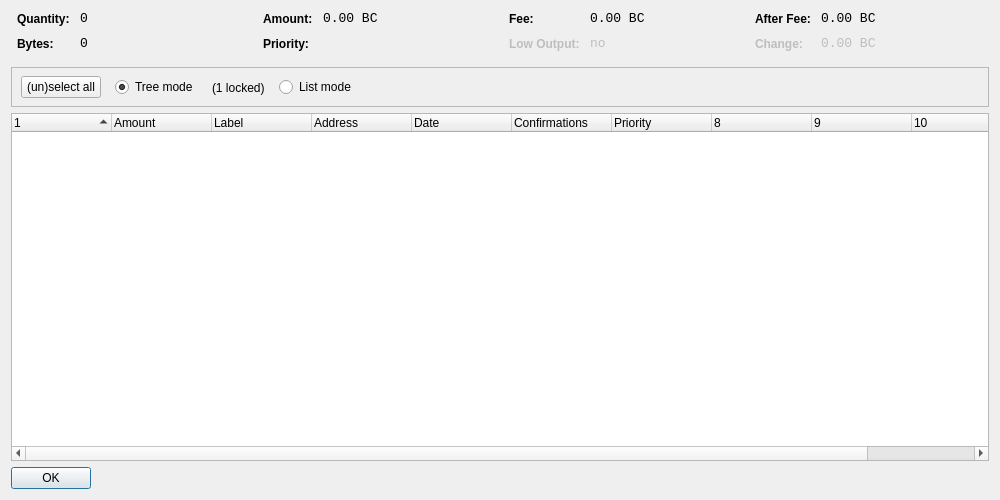
<?xml version="1.0" encoding="UTF-8"?>
<ui version="4.0">
 <class>CoinControlDialog</class>
 <widget class="QDialog" name="CoinControlDialog">
  <property name="geometry">
   <rect>
    <x>0</x>
    <y>0</y>
    <width>1000</width>
    <height>500</height>
   </rect>
  </property>
  <property name="windowTitle">
   <string>Coin Control</string>
  </property>
  <layout class="QVBoxLayout" name="verticalLayout">
   <item>
    <layout class="QHBoxLayout" name="horizontalLayoutTop" stretch="0,0,0,0">
     <property name="topMargin">
      <number>0</number>
     </property>
     <property name="bottomMargin">
      <number>10</number>
     </property>
     <item>
      <layout class="QFormLayout" name="formLayoutCoinControl1">
       <property name="horizontalSpacing">
        <number>10</number>
       </property>
       <property name="verticalSpacing">
        <number>10</number>
       </property>
       <property name="leftMargin">
        <number>6</number>
       </property>
       <property name="rightMargin">
        <number>6</number>
       </property>
       <item row="0" column="0">
        <widget class="QLabel" name="labelCoinControlQuantityText">
         <property name="styleSheet">
          <string notr="true">font-weight:bold;</string>
         </property>
         <property name="text">
          <string>Quantity:</string>
         </property>
        </widget>
       </item>
       <item row="0" column="1">
        <widget class="QLabel" name="labelCoinControlQuantity">
         <property name="font">
          <font>
           <family>Monospace</family>
           <pointsize>10</pointsize>
          </font>
         </property>
         <property name="cursor">
          <cursorShape>IBeamCursor</cursorShape>
         </property>
         <property name="contextMenuPolicy">
          <enum>Qt::ActionsContextMenu</enum>
         </property>
         <property name="text">
          <string notr="true">0</string>
         </property>
         <property name="textInteractionFlags">
          <set>Qt::LinksAccessibleByMouse|Qt::TextSelectableByKeyboard|Qt::TextSelectableByMouse</set>
         </property>
        </widget>
       </item>
       <item row="1" column="0">
        <widget class="QLabel" name="labelCoinControlBytesText">
         <property name="styleSheet">
          <string notr="true">font-weight:bold;</string>
         </property>
         <property name="text">
          <string>Bytes:</string>
         </property>
        </widget>
       </item>
       <item row="1" column="1">
        <widget class="QLabel" name="labelCoinControlBytes">
         <property name="font">
          <font>
           <family>Monospace</family>
           <pointsize>10</pointsize>
          </font>
         </property>
         <property name="cursor">
          <cursorShape>IBeamCursor</cursorShape>
         </property>
         <property name="contextMenuPolicy">
          <enum>Qt::ActionsContextMenu</enum>
         </property>
         <property name="text">
          <string notr="true">0</string>
         </property>
         <property name="textInteractionFlags">
          <set>Qt::LinksAccessibleByMouse|Qt::TextSelectableByKeyboard|Qt::TextSelectableByMouse</set>
         </property>
        </widget>
       </item>
      </layout>
     </item>
     <item>
      <layout class="QFormLayout" name="formLayoutCoinControl2">
       <property name="horizontalSpacing">
        <number>10</number>
       </property>
       <property name="verticalSpacing">
        <number>10</number>
       </property>
       <property name="leftMargin">
        <number>6</number>
       </property>
       <property name="rightMargin">
        <number>6</number>
       </property>
       <item row="0" column="0">
        <widget class="QLabel" name="labelCoinControlAmountText">
         <property name="styleSheet">
          <string notr="true">font-weight:bold;</string>
         </property>
         <property name="text">
          <string>Amount:</string>
         </property>
        </widget>
       </item>
       <item row="0" column="1">
        <widget class="QLabel" name="labelCoinControlAmount">
         <property name="font">
          <font>
           <family>Monospace</family>
           <pointsize>10</pointsize>
          </font>
         </property>
         <property name="cursor">
          <cursorShape>IBeamCursor</cursorShape>
         </property>
         <property name="contextMenuPolicy">
          <enum>Qt::ActionsContextMenu</enum>
         </property>
         <property name="text">
          <string notr="true">0.00 BC</string>
         </property>
         <property name="textInteractionFlags">
          <set>Qt::LinksAccessibleByMouse|Qt::TextSelectableByKeyboard|Qt::TextSelectableByMouse</set>
         </property>
        </widget>
       </item>
       <item row="1" column="0">
        <widget class="QLabel" name="labelCoinControlPriorityText">
         <property name="styleSheet">
          <string notr="true">font-weight:bold;</string>
         </property>
         <property name="text">
          <string>Priority:</string>
         </property>
        </widget>
       </item>
       <item row="1" column="1">
        <widget class="QLabel" name="labelCoinControlPriority">
         <property name="font">
          <font>
           <family>Monospace</family>
           <pointsize>10</pointsize>
          </font>
         </property>
         <property name="cursor">
          <cursorShape>IBeamCursor</cursorShape>
         </property>
         <property name="contextMenuPolicy">
          <enum>Qt::ActionsContextMenu</enum>
         </property>
         <property name="text">
          <string/>
         </property>
         <property name="textInteractionFlags">
          <set>Qt::LinksAccessibleByMouse|Qt::TextSelectableByKeyboard|Qt::TextSelectableByMouse</set>
         </property>
        </widget>
       </item>
      </layout>
     </item>
     <item>
      <layout class="QFormLayout" name="formLayoutCoinControl3">
       <property name="horizontalSpacing">
        <number>10</number>
       </property>
       <property name="verticalSpacing">
        <number>10</number>
       </property>
       <property name="leftMargin">
        <number>6</number>
       </property>
       <property name="rightMargin">
        <number>6</number>
       </property>
       <item row="0" column="0">
        <widget class="QLabel" name="labelCoinControlFeeText">
         <property name="styleSheet">
          <string notr="true">font-weight:bold;</string>
         </property>
         <property name="text">
          <string>Fee:</string>
         </property>
        </widget>
       </item>
       <item row="0" column="1">
        <widget class="QLabel" name="labelCoinControlFee">
         <property name="font">
          <font>
           <family>Monospace</family>
           <pointsize>10</pointsize>
          </font>
         </property>
         <property name="cursor">
          <cursorShape>IBeamCursor</cursorShape>
         </property>
         <property name="contextMenuPolicy">
          <enum>Qt::ActionsContextMenu</enum>
         </property>
         <property name="text">
          <string notr="true">0.00 BC</string>
         </property>
         <property name="textInteractionFlags">
          <set>Qt::LinksAccessibleByMouse|Qt::TextSelectableByKeyboard|Qt::TextSelectableByMouse</set>
         </property>
        </widget>
       </item>
       <item row="1" column="0">
        <widget class="QLabel" name="labelCoinControlLowOutputText">
         <property name="enabled">
          <bool>false</bool>
         </property>
         <property name="styleSheet">
          <string notr="true">font-weight:bold;</string>
         </property>
         <property name="text">
          <string>Low Output:</string>
         </property>
        </widget>
       </item>
       <item row="1" column="1">
        <widget class="QLabel" name="labelCoinControlLowOutput">
         <property name="enabled">
          <bool>false</bool>
         </property>
         <property name="font">
          <font>
           <family>Monospace</family>
           <pointsize>10</pointsize>
          </font>
         </property>
         <property name="cursor">
          <cursorShape>IBeamCursor</cursorShape>
         </property>
         <property name="contextMenuPolicy">
          <enum>Qt::ActionsContextMenu</enum>
         </property>
         <property name="text">
          <string notr="true">no</string>
         </property>
         <property name="textInteractionFlags">
          <set>Qt::LinksAccessibleByMouse|Qt::TextSelectableByKeyboard|Qt::TextSelectableByMouse</set>
         </property>
        </widget>
       </item>
      </layout>
     </item>
     <item>
      <layout class="QFormLayout" name="formLayoutCoinControl4">
       <property name="horizontalSpacing">
        <number>10</number>
       </property>
       <property name="verticalSpacing">
        <number>10</number>
       </property>
       <property name="leftMargin">
        <number>6</number>
       </property>
       <property name="rightMargin">
        <number>6</number>
       </property>
       <item row="0" column="0">
        <widget class="QLabel" name="labelCoinControlAfterFeeText">
         <property name="styleSheet">
          <string notr="true">font-weight:bold;</string>
         </property>
         <property name="text">
          <string>After Fee:</string>
         </property>
        </widget>
       </item>
       <item row="0" column="1">
        <widget class="QLabel" name="labelCoinControlAfterFee">
         <property name="font">
          <font>
           <family>Monospace</family>
           <pointsize>10</pointsize>
          </font>
         </property>
         <property name="cursor">
          <cursorShape>IBeamCursor</cursorShape>
         </property>
         <property name="contextMenuPolicy">
          <enum>Qt::ActionsContextMenu</enum>
         </property>
         <property name="text">
          <string notr="true">0.00 BC</string>
         </property>
         <property name="textInteractionFlags">
          <set>Qt::LinksAccessibleByMouse|Qt::TextSelectableByKeyboard|Qt::TextSelectableByMouse</set>
         </property>
        </widget>
       </item>
       <item row="1" column="0">
        <widget class="QLabel" name="labelCoinControlChangeText">
         <property name="enabled">
          <bool>false</bool>
         </property>
         <property name="styleSheet">
          <string notr="true">font-weight:bold;</string>
         </property>
         <property name="text">
          <string>Change:</string>
         </property>
        </widget>
       </item>
       <item row="1" column="1">
        <widget class="QLabel" name="labelCoinControlChange">
         <property name="enabled">
          <bool>false</bool>
         </property>
         <property name="font">
          <font>
           <family>Monospace</family>
           <pointsize>10</pointsize>
          </font>
         </property>
         <property name="cursor">
          <cursorShape>IBeamCursor</cursorShape>
         </property>
         <property name="contextMenuPolicy">
          <enum>Qt::ActionsContextMenu</enum>
         </property>
         <property name="text">
          <string notr="true">0.00 BC</string>
         </property>
         <property name="textInteractionFlags">
          <set>Qt::LinksAccessibleByMouse|Qt::TextSelectableByKeyboard|Qt::TextSelectableByMouse</set>
         </property>
        </widget>
       </item>
      </layout>
     </item>
    </layout>
   </item>
   <item>
    <widget class="QFrame" name="frame">
     <property name="minimumSize">
      <size>
       <width>0</width>
       <height>40</height>
      </size>
     </property>
     <property name="frameShape">
      <enum>QFrame::StyledPanel</enum>
     </property>
     <property name="frameShadow">
      <enum>QFrame::Sunken</enum>
     </property>
     <widget class="QWidget" name="horizontalLayoutWidget">
      <property name="geometry">
       <rect>
        <x>10</x>
        <y>0</y>
        <width>781</width>
        <height>41</height>
       </rect>
      </property>
      <layout class="QHBoxLayout" name="horizontalLayoutPanel" stretch="0,0,0,0,0">
       <property name="spacing">
        <number>14</number>
       </property>
       <item>
        <widget class="QPushButton" name="pushButtonSelectAll">
         <property name="sizePolicy">
          <sizepolicy hsizetype="Maximum" vsizetype="Fixed">
           <horstretch>0</horstretch>
           <verstretch>0</verstretch>
          </sizepolicy>
         </property>
         <property name="text">
          <string>(un)select all</string>
         </property>
        </widget>
       </item>
       <item>
        <widget class="QRadioButton" name="radioTreeMode">
         <property name="sizePolicy">
          <sizepolicy hsizetype="Maximum" vsizetype="Fixed">
           <horstretch>0</horstretch>
           <verstretch>0</verstretch>
          </sizepolicy>
         </property>
         <property name="text">
          <string>Tree mode</string>
         </property>
         <property name="checked">
          <bool>true</bool>
         </property>
        </widget>
       </item>
       <item>
         <widget class="QLabel" name="labelLocked">
          <property name="text">
           <string>(1 locked)</string>
          </property>
         </widget>
        </item>
       <item>
        <widget class="QRadioButton" name="radioListMode">
         <property name="sizePolicy">
          <sizepolicy hsizetype="Maximum" vsizetype="Fixed">
           <horstretch>0</horstretch>
           <verstretch>0</verstretch>
          </sizepolicy>
         </property>
         <property name="text">
          <string>List mode</string>
         </property>
        </widget>
       </item>
       <item>
        <spacer name="horizontalSpacer">
         <property name="orientation">
          <enum>Qt::Horizontal</enum>
         </property>
         <property name="sizeHint" stdset="0">
          <size>
           <width>40</width>
           <height>20</height>
          </size>
         </property>
        </spacer>
       </item>
      </layout>
     </widget>
    </widget>
   </item>
   <item>
    <widget class="CoinControlTreeWidget" name="treeWidget">
     <property name="contextMenuPolicy">
      <enum>Qt::CustomContextMenu</enum>
     </property>
     <property name="sortingEnabled">
      <bool>false</bool>
     </property>
     <property name="columnCount">
      <number>11</number>
     </property>
     <attribute name="headerShowSortIndicator" stdset="0">
      <bool>true</bool>
     </attribute>
     <attribute name="headerStretchLastSection">
      <bool>false</bool>
     </attribute>
     <column>
      <property name="text">
       <string/>
      </property>
     </column>
     <column>
      <property name="text">
       <string>Amount</string>
      </property>
     </column>
     <column>
      <property name="text">
       <string>Label</string>
      </property>
     </column>
     <column>
      <property name="text">
       <string>Address</string>
      </property>
     </column>
     <column>
      <property name="text">
       <string>Date</string>
      </property>
     </column>
     <column>
      <property name="text">
       <string>Confirmations</string>
      </property>
      <property name="toolTip">
       <string>Confirmed</string>
      </property>
     </column>
     <column>
      <property name="text">
       <string>Priority</string>
      </property>
     </column>
     <column>
      <property name="text">
       <string/>
      </property>
     </column>
     <column>
      <property name="text">
       <string/>
      </property>
     </column>
     <column>
      <property name="text">
       <string/>
      </property>
     </column>
     <column>
      <property name="text">
       <string/>
      </property>
     </column>
    </widget>
   </item>
   <item>
    <widget class="QDialogButtonBox" name="buttonBox">
     <property name="sizePolicy">
      <sizepolicy hsizetype="Maximum" vsizetype="Fixed">
       <horstretch>0</horstretch>
       <verstretch>0</verstretch>
      </sizepolicy>
     </property>
     <property name="orientation">
      <enum>Qt::Horizontal</enum>
     </property>
     <property name="standardButtons">
      <set>QDialogButtonBox::Ok</set>
     </property>
    </widget>
   </item>
  </layout>
 </widget>
 <customwidgets>
  <customwidget>
   <class>CoinControlTreeWidget</class>
   <extends>QTreeWidget</extends>
   <header>coincontroltreewidget.h</header>
  </customwidget>
 </customwidgets>
 <resources/>
 <connections/>
</ui>
